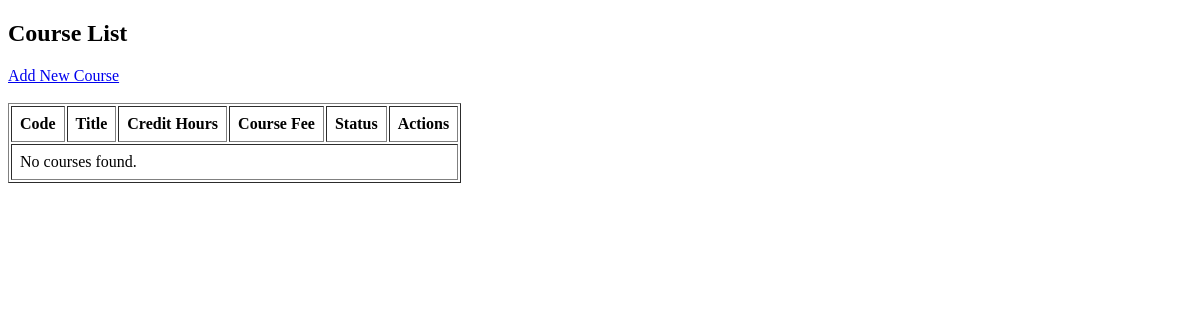
The app's page /courses/ (signed in), older data.
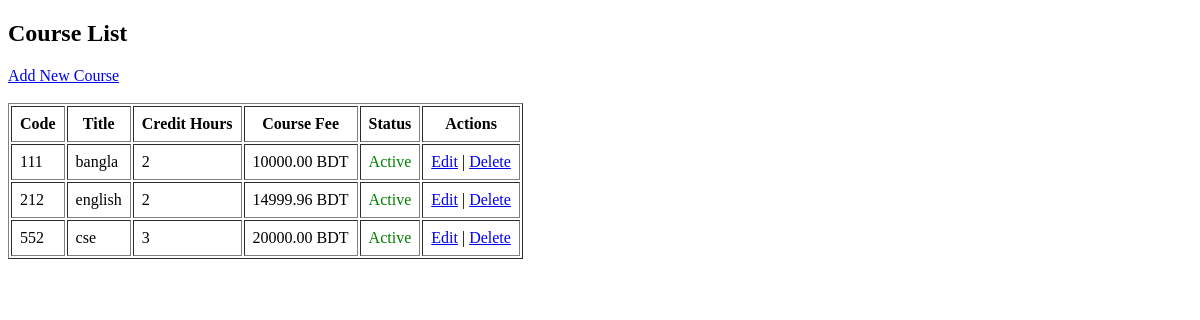
The same page, newer data.
### courses/models.py (models this page shows, shortened)
class Course(models.Model):
    title = models.CharField(max_length=200, verbose_name="Course Title")
    code = models.CharField(max_length=20, unique=True, verbose_name="Course Code")
    description = models.TextField(blank=True, null=True)
    credit_hours = models.PositiveIntegerField(default=3)
    course_fee = models.DecimalField(max_digits=10, decimal_places=2, default=0.00)
    is_active = models.BooleanField(default=True)
    created_at = models.DateTimeField(auto_now_add=True)

### courses/views.py (the view)
# urls.py: path('', views.course_list, name='course_list'),
@login_required
def course_list(request):
    courses = Course.objects.all()
    return render(request, 'courses/course_list.html', {'courses': courses})

### courses/templates/courses/course_list.html (shortened to what this page needs)
<!DOCTYPE html>
<html>
<head>
</head>
<body>
    <h2>Course List</h2>
    <a href="{% url 'courses:course_create' %}">Add New Course</a>
    <br><br>
    <table border="1" cellpadding="8">
        <thead>
            <tr>
                <th>Code</th>
                <th>Title</th>
                <th>Credit Hours</th>
                <th>Course Fee</th>
                <th>Status</th>
                <th>Actions</th>
            </tr>
        </thead>
        <tbody>
            {% for course in courses %}
            <tr>
                <td>{{ course.code }}</td>
                <td>{{ course.title }}</td>
                <td>{{ course.credit_hours }}</td>
                <td>{{ course.course_fee }} BDT</td>
                <td>
                    {% if course.is_active %}
                        <span style="color: green;">Active</span>
                    {% else %}
                        <span style="color: red;">Inactive</span>
                    {% endif %}
                </td>
                <td>
                    <a href="{% url 'courses:course_update' course.pk %}">Edit</a> |
                    <a href="{% url 'courses:course_delete' course.pk %}">Delete</a>
                </td>
            </tr>
            {% empty %}
            <tr>
                <td colspan="6">No courses found.</td>
            </tr>
            {% endfor %}
        </tbody>
    </table>
</body>
</html>

Row changes from the older to the newer data that the page shows:
added Course: code "111", title "bangla", credit_hours "2", course_fee "10000.00", is_active "Active"
added Course: code "212", title "english", credit_hours "2", course_fee "14999.96", is_active "Active"
added Course: code "552", title "cse", credit_hours "3", course_fee "20000.00", is_active "Active"
Text that changed along with them:
text no longer shown: "No courses found."
